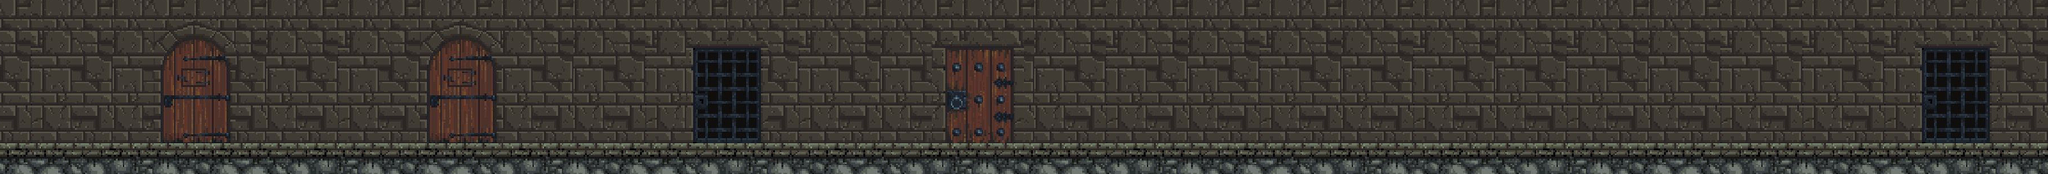

The image is a tile-based game level rendered from a .tmx file. Its description and source (layers, tilesets, objects; grid data summarised) follow:
An orthogonal 200x17 tile map with 16x16 px tiles, 3 tile layers (ground, background, door) and 6 objects.

<map version="1.2" tiledversion="1.3.0" orientation="orthogonal" renderorder="right-down" compressionlevel="0" width="200" height="17" tilewidth="16" tileheight="16" infinite="0" nextlayerid="20" nextobjectid="10">
 <tileset firstgid="1" source="../../World/Dungeon-Door.tsx" />
 <layer id="1" name="ground" width="200" height="17">
  <data>[3400 cells, 600 non-empty, 120 distinct tile ids]</data>
 </layer>
 <layer id="7" name="background" width="200" height="17">
  <data>[3400 cells, 2800 non-empty, 112 distinct tile ids]</data>
 </layer>
 <layer id="6" name="door" width="200" height="17">
  <data>[3400 cells, 442 non-empty, 266 distinct tile ids]</data>
 </layer>
 <objectgroup id="14" name="door-level-object">
  <object id="3" x="657.333" y="38.6667" width="129.333" height="185.333" />
 </objectgroup>
 <objectgroup id="15" name="door-area-object">
  <object id="5" x="1072" y="66.6667" width="129.333" height="158.667" />
  <object id="6" x="2993.33" y="64" width="128" height="158.667" />
 </objectgroup>
 <objectgroup id="16" name="door-hide-object">
  <object id="7" x="1469.33" y="64" width="124" height="157.333" />
 </objectgroup>
 <objectgroup id="17" name="chest-object">
  <object id="8" x="2072" y="165.333" width="66" height="58" />
 </objectgroup>
 <objectgroup id="18" name="ground-object">
  <object id="9" x="0.333333" y="224" width="3200" height="48" />
 </objectgroup>
</map>
